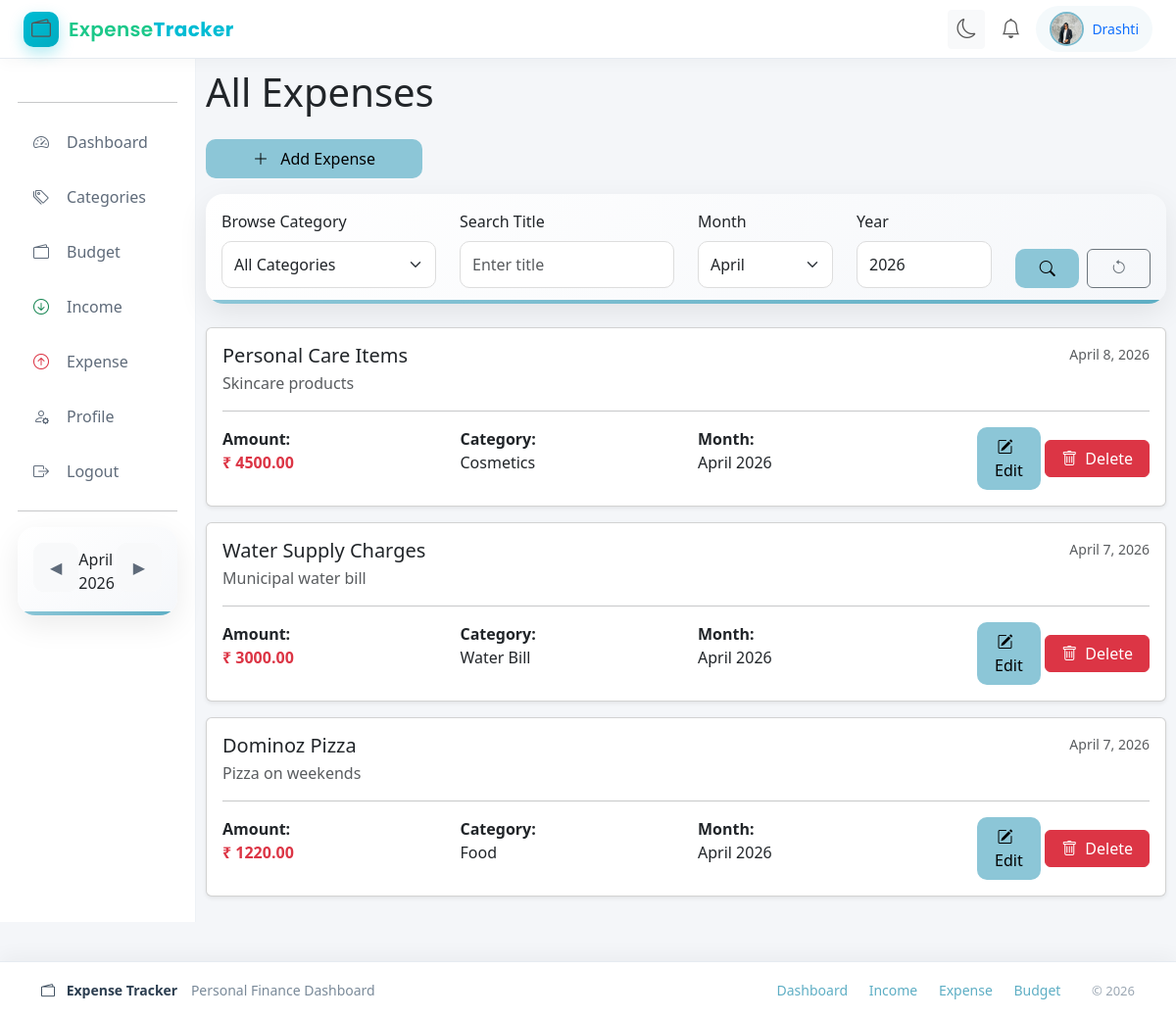
/expense (signed in), run on the app's committed database.
### accounts/models.py (models this page shows, shortened)
class Profile(models.Model):
    user = models.OneToOneField(User, on_delete=models.CASCADE)
    profile_pic = models.ImageField(
        upload_to="profile_pics/",
        default="profile_pics/default.png"
    )
    dob = models.DateField(null=True, blank=True)
    phone = models.CharField(max_length=15, blank=True)
    bio = models.TextField(blank=True)

### tracker/models.py (models this page shows, shortened)
class Expense(models.Model):
    user = models.ForeignKey(User, on_delete=models.CASCADE)
    category = models.ForeignKey(Categories, on_delete=models.CASCADE)
    title = models.CharField(max_length=200)
    amount = models.DecimalField(max_digits=10, decimal_places=2)
    date = models.DateField()
    description = models.TextField(blank=True,null=True)
    created_at = models.DateTimeField(auto_now_add=True)

class Categories(models.Model):
    user = models.ForeignKey(User, on_delete=models.CASCADE)
    name = models.CharField(max_length=100)
    TYPE_CHOICES = (
        ('income', 'Income'),
        ('expense', 'Expense'),
    )
    type=models.CharField(max_length=10, choices=TYPE_CHOICES)

### tracker/views.py (the view)
# urls.py: path('expense', views.view_expense, name='view_expense'),
@login_required(login_url='login')
def view_expense(request):
    month, year = get_month_year(request)
    expenses = Expense.objects.filter(user=request.user)
    categories = Categories.objects.filter(user=request.user, type='expense')
    months = [(i, calendar.month_name[i]) for i in range(1, 13)]
    category = request.GET.get('category') or ""
    title = request.GET.get('title') or ""
    month_param = request.GET.get('month')
    year_param = request.GET.get('year')
    if category:
        expenses = expenses.filter(category_id=int(category))
    if title:
        expenses = expenses.filter(title__icontains=title)
    if month_param is not None and month_param not in ["None"]:
        if month_param == "":
            month_num_filter = None
        else:
            month_num_filter = int(month_param)
            expenses = expenses.filter(date__month=month_num_filter)
    else:
        month_num_filter = month
        expenses = expenses.filter(date__month=month_num_filter)
    if year_param and year_param not in ["", "None"]:
        try:
            year_filter = int(year_param)
        except ValueError:
            year_filter = year
    else:
        year_filter = year
    expenses = expenses.filter(date__year=year_filter)
    expenses = expenses.order_by('-date')
    context = {
        "expenses": expenses,
        "categories": categories,
        "months": months,
        "selected_category": category,
        "selected_title": title,
        "selected_month": month_num_filter,
        "selected_year": year_filter,
        "month_name": calendar.month_name[month_num_filter] if month_num_filter else "All Months",
    }
    return render(request, "view_expense.html", context)

### tracker/context_processors.py (called while the page is built)
def global_date(request):
    now = datetime.now()
    return {
        'selected_month': now.month,
        'selected_year': now.year,
        'month_name': now.strftime("%B")
    }

### tracker/views.py (called while the page is built)
def get_month_year(request):
    month = request.GET.get("month")
    year = request.GET.get("year")
    try:
        month = int(month) if month else datetime.now().month
    except ValueError:
        month = datetime.now().month
    try:
        year = int(year) if year else datetime.now().year
    except ValueError:
        year = datetime.now().year
    if month > 12:
        month = 1
        year += 1
    if month < 1:
        month = 12
        year -= 1
    return month, year

### tracker/templates/view_expense.html (shortened to what this page needs)
{% extends "base.html" %}
{% block content %}
<h1 class="mb-4">All Expenses</h1>
<a href="{% url 'add_expense' %}" class="btn btn-submit mb-3 w-auto px-5">
    <i class="bi bi-plus-lg me-2"></i>
    Add Expense
</a>
<form method="GET" class="card card-custom p-3 mb-4">
<div class="row align-items-end">
<div class="col-md-3">
<label class="form-label">Browse Category</label>
<select name="category" class="form-select">
<option value="">All Categories</option>
</select>
</div>
<div class="col-md-3">
<label class="form-label">Search Title</label>
<input type="text"
name="title"
value="{{ selected_title }}"
class="form-control"
placeholder="Enter title">
</div>
<div class="col-md-2">
<label class="form-label">Month</label>
<select name="month" class="form-select">
{% for m,label in months %}
<option value="{{ m }}"
{% if selected_month|stringformat:"s" == m|stringformat:"s" %}selected{% endif %}>
{{ label }}
</option>
{% endfor %}
</select>
</div>
<div class="col-md-2">
<label class="form-label">Year</label>
<input type="number"
name="year"
value="{{ selected_year }}"
class="form-control"
placeholder="2026">
</div>
<div class="col-md-2 d-flex gap-2">
<button class="btn btn-submit w-50">
<i class="bi bi-search"></i>
</button>
<a href="{% url 'view_expense' %}" class="btn btn-outline-secondary w-50">
<i class="bi bi-arrow-counterclockwise"></i>
</a>
</div>
</div>
</form>
{% for expense in expenses %}
<div class="card mb-3 shadow-sm">
    <div class="card-body">
        <div class="d-flex justify-content-between">
            <h5 class="card-title mb-1">{{ expense.title }}</h5>
            <small class="text-muted">{{ expense.date }}</small>
        </div>
        <p class="text-muted">{{ expense.description }}</p>
        <hr>
        <div class="row">
            <div class="col-md-3">
                <strong>Amount:</strong><br>
                <strong class="text-danger">₹ {{ expense.amount }}</strong>
            </div>
            <div class="col-md-3">
                <strong>Category:</strong><br>
                {{ expense.category.name }}
            </div>
            <div class="col-md-3">
                <strong>Month:</strong><br>
                {{ expense.date|date:"F Y" }}
            </div>
            <div class="col-md-3 text-end">
                <button class="btn btn-submit px-3" data-bs-toggle="modal"
                    data-bs-target="#editExpenseModal{{ expense.id }}">
                    <i class="bi bi-pencil-square me-2"></i> Edit
                </button>
                 <button class="btn btn-danger px-3" data-bs-toggle="modal"
                    data-bs-target="#deleteExpenseModal{{ expense.id }}">
                    <i class="bi bi-trash me-2"></i>Delete
                </button>
            </div>
        </div>
    </div>
</div>
{% empty %}
<p>No expenses found.</p>
{% endfor %}
{% endblock %}

### tracker/templates/base.html (shortened to what this page needs)
{% load static %}
<!DOCTYPE html>
<html lang="en">
  <head>
    <link href="https://cdn.jsdelivr.net/npm/bootstrap@5.3.2/dist/css/bootstrap.min.css" rel="stylesheet" />
    <link href="https://cdn.jsdelivr.net/npm/bootstrap-icons@1.11.3/font/bootstrap-icons.css" rel="stylesheet" />
    <link rel="stylesheet" href="{% static 'tracker/css/style.css' %}" />
  </head>
  <body id="theme-body">
    <nav class="topbar">
      <div class="container-fluid d-flex justify-content-between align-items-center px-4">
        <a class="navbar-brand logo-text" href="{% url 'dashboard' %}">
          <span class="logo-icon">
            <i class="bi bi-wallet2"></i>
          </span>
          <span class="logo-name">
            Expense<span class="logo-highlight">Tracker</span>
          </span>
        </a>
        <div class="d-flex align-items-center gap-3">
          <button onclick="toggleTheme()" class="btn btn-sm btn-light"><i id="themeIcon" class="bi bi-moon"></i></button>
          <i class="bi bi-bell fs-5"></i>
          <div class="profile-pill">
            <a href="{% url 'profile' %}" class="profile-link d-flex align-items-center gap-2 text-decoration-none">
            {% if request.user.profile.profile_pic and request.user.profile.profile_pic.url != '/media/profile_pics/default.png' %}
              <img src="{{ request.user.profile.profile_pic.url }}" class="nav-avatar">
            {% else %}
              <div class="nav-avatar-placeholder">
                {{ request.user.first_name|first|upper }}{{ request.user.last_name|first|upper }}
              </div>
            {% endif %}
            <span>{{ request.user.username }}</span>
          </a>
        </div>
        </div>
      </div>
    </nav>
    <div class="container-fluid">
      <div class="row">
        <div class="col-md-2 sidebar">
          <hr />
            <a href="{% url 'dashboard' %}?month={{ selected_month }}&year={{ selected_year }}">
              <i class="bi bi-speedometer2 me-2"></i> Dashboard
            </a>
            <a href="{% url 'view_category' %}">
              <i class="bi bi-tags me-2"></i> Categories
            </a>
            <a href="{% url 'view_budget' %}?month={{ selected_month|default:'' }}&year={{ selected_year|default:'' }}">
              <i class="bi bi-wallet2 me-2"></i> Budget
            </a>
            <a href="{% url 'view_income' %}?month={{ selected_month|default:'' }}&year={{ selected_year|default:'' }}">
              <i class="bi bi-arrow-down-circle me-2 text-success"></i> Income
            </a>
            <a href="{% url 'view_expense' %}?month={{ selected_month|default:'' }}&year={{ selected_year|default:'' }}">
              <i class="bi bi-arrow-up-circle me-2 text-danger"></i> Expense
            </a>
            <a href="{% url 'profile' %}"><i class="bi bi-person-gear me-2"></i> Profile</a>
            <a href="{% url 'logout' %}"><i class="bi bi-box-arrow-right me-2"></i> Logout</a>
          <hr />
          <div class="card card-custom p-3 mb-4">
            <div class="d-flex justify-content-between align-items-center">
    <a class="btn btn-light"
       href="{{ request.path }}?month={% if selected_month == 1 %}12{% else %}{{ selected_month|add:'-1' }}{% endif %}&year={% if selected_month == 1 %}{{ selected_year|add:'-1' }}{% else %}{{ selected_year }}{% endif %}">
       ◀
    </a>
    <p class="mb-0">{{ month_name }} {{ selected_year }}</p>
    <a class="btn btn-light"
       href="{{ request.path }}?month={% if selected_month == 12 %}1{% else %}{{ selected_month|add:'1' }}{% endif %}&year={% if selected_month == 12 %}{{ selected_year|add:'1' }}{% else %}{{ selected_year }}{% endif %}">
       ▶
    </a>
            </div>
          </div>
        </div>
        <div class="col-md-10">
          {% block content %}
          {% endblock %}
        </div>
      </div>
    </div>
    <footer class="footer-glass">
      <div class="container-fluid">
        <div class="row align-items-center">
          <div class="col-md-6">
            <span class="footer-brand">
              <i class="bi bi-wallet2 me-2"></i>
              Expense Tracker
            </span>
            <span class="footer-text">Personal Finance Dashboard</span>
          </div>
          <div class="col-md-6 text-md-end footer-links">
            <a href="{% url 'dashboard' %}">Dashboard</a>
            <a href="{% url 'view_income' %}">Income</a>
            <a href="{% url 'view_expense' %}">Expense</a>
            <a href="{% url 'view_budget' %}">Budget</a>
            <span class="footer-copy">© 2026</span>
          </div>
        </div>
      </div>
    </footer>
  </body>
</html>

### tracker/static/tracker/css/style.css (style rules this page uses)
body { background:#f4f6f9; font-family:'Segoe UI',sans-serif; transition:background .3s ease,color .3s ease; }
.btn-submit { background:#8cc6d7; border:none; padding:8px 18px; border-radius:10px; color:#000; transition:.3s; width:30%; }
.form-control, .form-select { height:48px; border-radius:10px; border:1px solid #ddd; transition:.25s; }
.topbar { height:60px; background:#fff; display:flex; align-items:center; border-bottom:1px solid #e6ebf1; box-shadow:0 4px 15px rgba(0,0,0,.03); position:sticky; top:0; z-index:1000; transition:.3s; }
.profile-pill { background:#f4f9fb; padding:6px 14px; border-radius:50px; font-size:14px; font-weight:500; }
.sidebar { min-height:calc(100vh - 60px); background:#fff; padding:28px 18px; border-right:1px solid #eef2f6; transition:.3s; }
.sidebar a { display:flex; align-items:center; gap:10px; padding:12px 16px; text-decoration:none; color:#5f6b7a; border-radius:10px; margin-bottom:8px; font-weight:500; transition:.2s; }
.col-md-10 { padding:10px; }
.card-custom { border:none; border-radius:18px; padding:10px; background:linear-gradient(145deg,#fff,#f5f7fa); box-shadow:0 10px 30px rgba(0,0,0,.08); transition:.3s; position:relative; overflow:hidden; }
.card-custom::after { content:""; position:absolute; bottom:0; left:0; width:100%; height:4px; background:linear-gradient( 90deg, #8cc6d7, #5eaec4, #8cc6d7 ); background-size:200% 100%; animation:borderFlow 6s linear infinite; }
.footer-glass { margin-top:40px; padding:18px 30px; background:#fff; border-top:1px solid #e6ebf1; box-shadow:0 -6px 20px rgba(0,0,0,.04); font-size:14px; transition:.3s; }
.footer-brand { font-weight:600; color:#2c3e50; margin-right:10px; }
.footer-text { color:#7a8a99; }
.footer-links a { margin-right:18px; text-decoration:none; color:#5eaec4; font-weight:500; transition:.2s; }
.footer-copy { margin-left:10px; color:#9aa6b2; font-size:13px; }
.topbar i { font-size:20px; cursor:pointer; transition:0.3s; color:#555; }
.topbar .bi-bell { position:relative; }
.logo-text { font-weight: bold; font-size: 22px; color: #1cc88a !important; }
.logo-text { display:flex; align-items:center; font-family:'Poppins',sans-serif; text-decoration:none; font-size:20px; font-weight:600; color:#2c3e50; }
.logo-icon { width:36px; height:36px; display:flex; align-items:center; justify-content:center; background:linear-gradient(135deg,#00bcd4,#00acc1); color:white; border-radius:10px; margin-right:10px; font-size:18px; box-shadow:0 6px 15px rgba(0,188,212,0.3); }
.logo-name { letter-spacing:0.4px; }
.logo-highlight { color:#00bcd4; font-weight:700; }
.nav-avatar { width:35px; height:35px; border-radius:50%; object-fit:cover; border:2px solid #79b9cc; }

### data on the page
Expense: title "Personal Care Items", date "April 8, 2026", description "Skincare products", amount "4500.00", category.name "Cosmetics", date "April 2026"
Expense: title "Water Supply Charges", date "April 7, 2026", description "Municipal water bill", amount "3000.00", category.name "Water Bill", date "April 2026"
Expense: title "Dominoz Pizza", date "April 7, 2026", description "Pizza on weekends", amount "1220.00", category.name "Food", date "April 2026"

### other printed values
{{ request.user.username }} "Drashti"
{{ month_name }} "April"
{{ selected_year }} "2026"
form field month "April"
